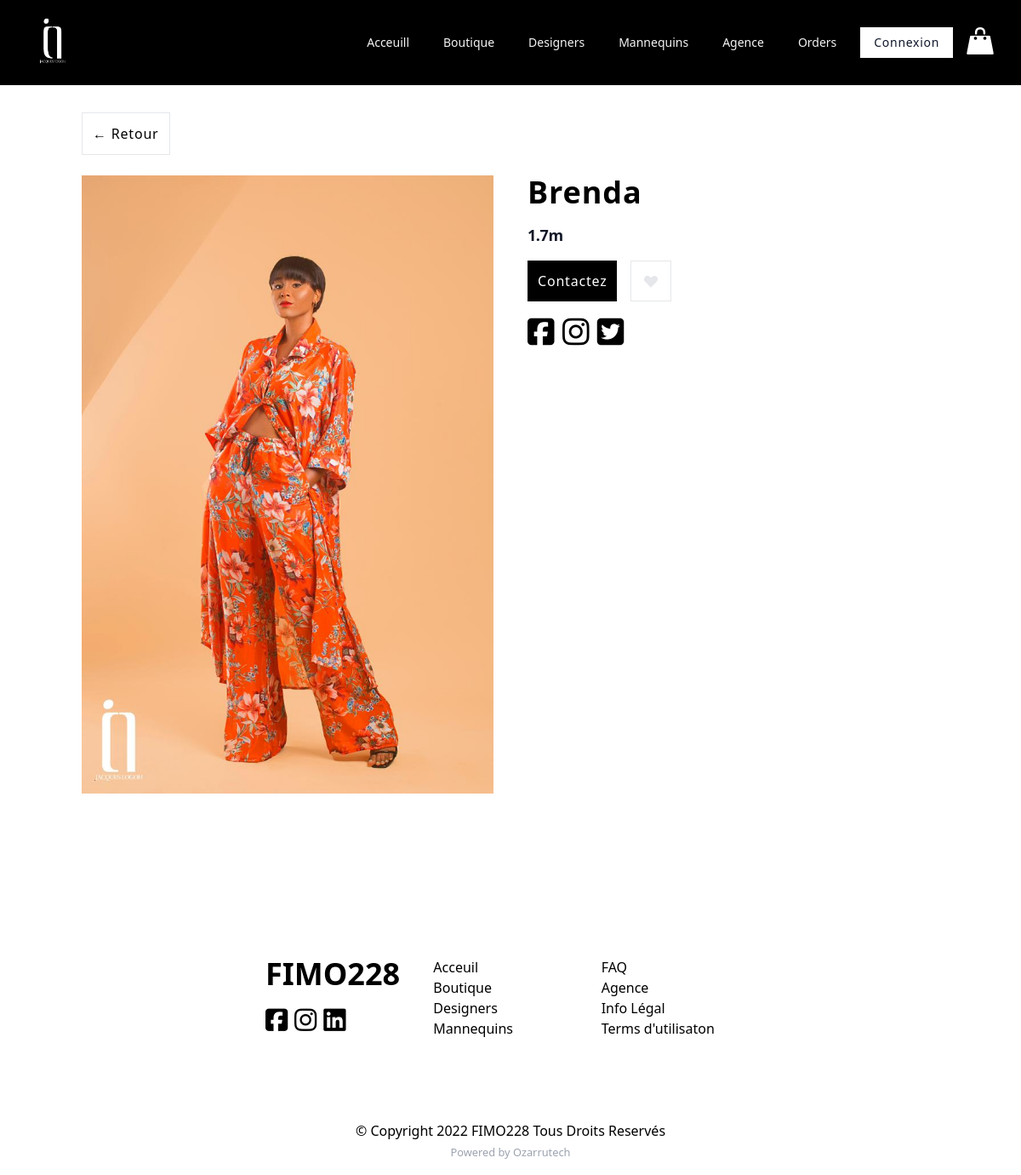
/mannequins/brenda/, run on the app's committed database.
### mannequins/models.py (models this page shows, shortened)
class Mannequin(models.Model):
    name = models.CharField(max_length=128)
    slug = models.SlugField(max_length=128)
    sex = models.CharField(max_length=1)
    height = models.FloatField(blank=True, null=True, default=0.0)
    neck = models.FloatField(blank=True, null=True, default=0.0)
    shoulders = models.FloatField(blank=True, null=True, default=0.0)
    bust = models.FloatField(blank=True, null=True, default=0.0)
    sleeves = models.FloatField(blank=True, null=True, default=0.0)
    waist = models.FloatField(blank=True, null=True, default=0.0)
    hips = models.FloatField(blank=True, null=True, default=0.0)
    thighs = models.FloatField(blank=True, null=True, default=0.0)
    legs = models.FloatField(blank=True, null=True, default=0.0)
    shoesize = models.FloatField(blank=True, null=True, default=0.0)
    weight = models.FloatField(blank=True, null=True, default=0.0)
    description = models.TextField(blank=True)
    thumbnail = models.ImageField(
        upload_to='mannequins', blank=True, null=True)

### mannequins/views.py (the view)
# urls.py: path('<str:slug>/', MannequinDetailView.as_view(
class MannequinDetailView(DetailView):
    model = Mannequin

### mannequins/templates/mannequins/detail.html (shortened to what this page needs)
{% extends 'main.html' %} {% block content %}
<div class="max-w-7xl mx-auto px-8 md:px-24">
  <div class="mx-auto mt-4 justify-center w-full">
    <a
      class="inline-block mt-4 p-3 title font-medium tracking-wider border border-grey-400 text-black rounded-none"
      href="{% url 'mannequins' %}"
      >&larr; Retour
    </a>
    <div class="mt-6 grid grid-cols-1 gap-10 sm:grid-cols-2">
      <div class="w-full h-full rounded-none overflow-hidden">
        <img
          src="{{mannequin.thumbnail.url}}"
          alt="{{mannequin.name}}"
          class="w-full h-full object-center object-cover"
        />
      </div>
      <div class="w-7xl">
        <h2 class="mb-4 text-4xl font-extrabold tracking-wide text-black">
          {{mannequin.name}}
        </h2>
        <h3 class="mb-2 text-lg font-bold tracking-tight text-gray-900">
          {{mannequin.height}}m
        </h3>
        <div class="flex flex-auto gap-4 align-middle mt-4">
          <a
            class="inline-block p-3 font-large tracking-wider bg-black text-white rounded-none"
            href="#"
            >Contactez
          </a>
          <button
            class="flex-none flex items-center justify-center w-12 h-12 text-gray-200 border border-gray-200"
            type="button"
            aria-label="Like"
          >
            <svg width="20" height="20" fill="currentColor" aria-hidden="true">
              <path
                fill-rule="evenodd"
                clip-rule="evenodd"
                d="M3.172 5.172a4 4 0 015.656 0L10 6.343l1.172-1.171a4 4 0 115.656 5.656L10 17.657l-6.828-6.829a4 4 0 010-5.656z"
              />
            </svg>
          </button>
        </div>
        <div class="mt-4 text-4xl">
          <ul>
            <a href="https://web.facebook.com/FIMO228/" target="null"
              ><i class="fab fa-facebook-square hover:text-blue-700"></i
            ></a>
            <a href="https://www.instagram.com/FIMO228/" target="null"
              ><i class="fab fa-instagram hover:text-pink-600"></i
            ></a>
            <a href="https://www.linkedin.com/company/FIMO228" target="null"
              ><i class="fab fa-twitter-square hover:text-sky-700"></i
            ></a>
          </ul>
        </div>
      </div>
    </div>
  </div>
</div>
{% endblock %}

### static/css/styles.css (style rules this page uses)
*, html { box-sizing: border-box; }

### data on the page
Mannequin: thumbnail (picture), name "Brenda", height "1.7"
